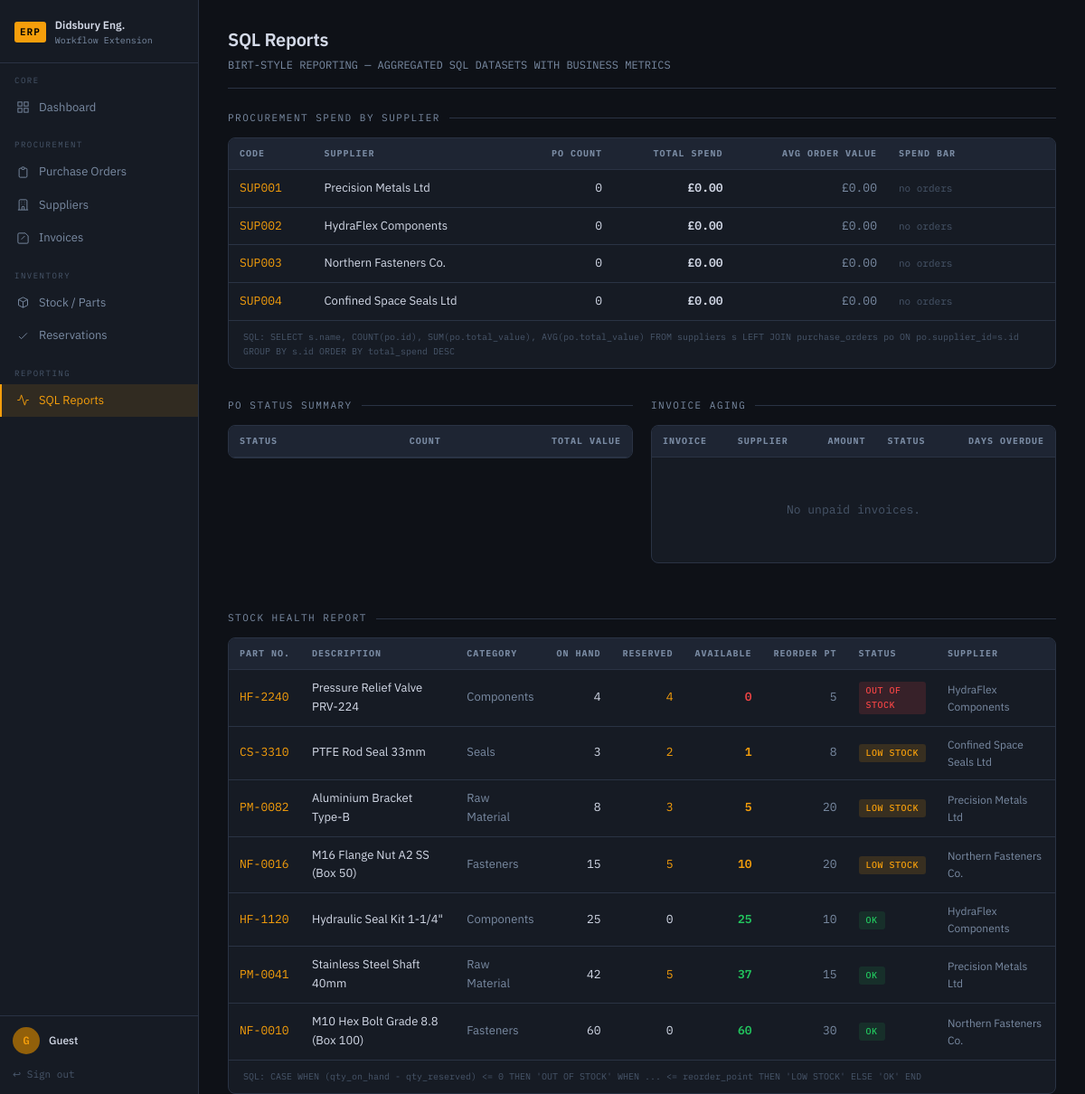
The page /reports (signed in) on the database its author committed.
### tables this page shows
CREATE TABLE suppliers (
    id          INTEGER PRIMARY KEY AUTOINCREMENT,
    code        TEXT NOT NULL UNIQUE,
    name        TEXT NOT NULL,
    contact     TEXT,
    email       TEXT,
    phone       TEXT,
    lead_days   INTEGER DEFAULT 7,
    status      TEXT DEFAULT 'ACTIVE' CHECK(status IN ('ACTIVE','SUSPENDED','PENDING')),
    created_at  TEXT DEFAULT (datetime('now'))
);

CREATE TABLE parts (
    id              INTEGER PRIMARY KEY AUTOINCREMENT,
    part_number     TEXT NOT NULL UNIQUE,
    description     TEXT NOT NULL,
    category        TEXT,
    unit_cost       REAL NOT NULL,
    qty_on_hand     INTEGER DEFAULT 0,
    qty_reserved    INTEGER DEFAULT 0,
    reorder_point   INTEGER DEFAULT 10,
    unit_of_measure TEXT DEFAULT 'EA',
    supplier_id     INTEGER REFERENCES suppliers(id)
);

### app.py (the view)
@app.route("/reports")
@login_required
def reports():
    spend_by_supplier = query(
        """SELECT s.name, s.code,
           COUNT(po.id)         as po_count,
           SUM(po.total_value)  as total_spend,
           AVG(po.total_value)  as avg_order_value
           FROM suppliers s
           LEFT JOIN purchase_orders po ON po.supplier_id = s.id AND po.status NOT IN ('DRAFT','CANCELLED')
           GROUP BY s.id ORDER BY total_spend DESC NULLS LAST"""
    )
    stock_health = query(
        """SELECT p.part_number, p.description, p.category,
           p.qty_on_hand, p.qty_reserved,
           (p.qty_on_hand - p.qty_reserved) as qty_available,
           p.reorder_point,
           CASE WHEN (p.qty_on_hand - p.qty_reserved) <= 0 THEN 'OUT OF STOCK'
                WHEN (p.qty_on_hand - p.qty_reserved) <= p.reorder_point THEN 'LOW STOCK'
                ELSE 'OK' END as stock_status,
           s.name as supplier_name
           FROM parts p LEFT JOIN suppliers s ON p.supplier_id = s.id
           ORDER BY qty_available ASC"""
    )
    po_summary = query(
        """SELECT status, COUNT(*) as count, SUM(total_value) as total_value
           FROM purchase_orders GROUP BY status ORDER BY count DESC"""
    )
    invoice_aging = query(
        """SELECT i.invoice_number, s.name as supplier_name,
           i.invoice_date, i.due_date, i.amount, i.status,
           CAST(julianday('now') - julianday(i.due_date) AS INTEGER) as days_overdue
           FROM invoices i JOIN suppliers s ON i.supplier_id=s.id
           WHERE i.status NOT IN ('PAID') ORDER BY days_overdue DESC"""
    )
    return render_template("reports.html",
                           spend_by_supplier=spend_by_supplier,
                           stock_health=stock_health,
                           po_summary=po_summary,
                           invoice_aging=invoice_aging,
                           user=current_user())

### app.py (called while the page is built)
def get_db():
    if "db" not in g:
        g.db = sqlite3.connect(DB_PATH)
        g.db.row_factory = sqlite3.Row
        g.db.execute("PRAGMA foreign_keys = ON")
    return g.db

def query(sql, params=(), one=False):
    cur = get_db().execute(sql, params)
    result = cur.fetchone() if one else cur.fetchall()
    return result

def login_required(f):
    @wraps(f)
    def decorated(*args, **kwargs):
        if "user" not in session:
            return redirect(url_for("login"))
        return f(*args, **kwargs)
    return decorated

def current_user():
    return USERS.get(session.get("user"), {})

### templates/reports.html (shortened to what this page needs)
{% extends "base.html" %}
{% block content %}
<div class="page-header"><div><h1 class="page-title">SQL Reports</h1>
<p class="page-subtitle">BIRT-STYLE REPORTING — AGGREGATED SQL DATASETS WITH BUSINESS METRICS</p></div></div>
<div class="report-section"><div class="report-title">PROCUREMENT SPEND BY SUPPLIER</div>
<div class="card"><div class="table-wrap"><table>
    <thead><tr><th>CODE</th><th>SUPPLIER</th><th class="right">PO COUNT</th><th class="right">TOTAL SPEND</th><th class="right">AVG ORDER VALUE</th><th>SPEND BAR</th></tr></thead>
    <tbody>{% set max_spend = spend_by_supplier[0].total_spend if spend_by_supplier and spend_by_supplier[0].total_spend else 1 %}
    {% for row in spend_by_supplier %}<tr>
        <td class="mono amber">{{ row.code }}</td><td>{{ row.name }}</td>
        <td class="mono right">{{ row.po_count }}</td>
        <td class="mono right bold">£{{ "%.2f"|format(row.total_spend or 0) }}</td>
        <td class="mono right dim">£{{ "%.2f"|format(row.avg_order_value or 0) }}</td>
        <td style="min-width:140px">{% if row.total_spend %}{% set pct = (row.total_spend / max_spend * 100)|int %}<div style="background:var(--surface-3);border-radius:3px;height:8px;overflow:hidden"><div style="background:var(--amber);height:100%;width:{{ pct }}%"></div></div>{% else %}<span class="faint mono" style="font-size:11px">no orders</span>{% endif %}</td>
    </tr>{% endfor %}</tbody>
</table></div>
<div style="padding:10px 16px;font-size:10px;color:var(--text-faint);font-family:var(--mono);border-top:1px solid var(--border)">SQL: SELECT s.name, COUNT(po.id), SUM(po.total_value), AVG(po.total_value) FROM suppliers s LEFT JOIN purchase_orders po ON po.supplier_id=s.id GROUP BY s.id ORDER BY total_spend DESC</div>
</div></div>
<div class="two-col">
<div class="report-section"><div class="report-title">PO STATUS SUMMARY</div>
<div class="card"><div class="table-wrap"><table>
    <thead><tr><th>STATUS</th><th class="right">COUNT</th><th class="right">TOTAL VALUE</th></tr></thead>
</table></div></div></div>
<div class="report-section"><div class="report-title">INVOICE AGING</div>
<div class="card"><div class="table-wrap"><table>
    <thead><tr><th>INVOICE</th><th>SUPPLIER</th><th class="right">AMOUNT</th><th>STATUS</th><th class="right">DAYS OVERDUE</th></tr></thead>
    <tbody>{% for inv in invoice_aging %}<tr>
        <td class="mono amber">{{ inv.invoice_number }}</td><td>{{ inv.supplier_name }}</td>
        <td class="mono right">£{{ "%.2f"|format(inv.amount) }}</td>
        <td><span class="badge {% if inv.status == 'PENDING' %}badge-pending{% elif inv.status == 'VALIDATED' %}badge-validated{% elif inv.status == 'DISPUTED' %}badge-disputed{% elif inv.status == 'APPROVED' %}badge-approved{% endif %}">{{ inv.status }}</span></td>
        <td class="mono right {% if inv.days_overdue and inv.days_overdue > 0 %}red{% else %}green{% endif %}">{% if inv.days_overdue is not none %}{% if inv.days_overdue > 0 %}+{{ inv.days_overdue }}d{% elif inv.days_overdue < 0 %}{{ inv.days_overdue }}d{% else %}Due today{% endif %}{% else %}—{% endif %}</td>
    </tr>{% else %}<tr><td colspan="5" class="empty-state">No unpaid invoices.</td></tr>{% endfor %}</tbody>
</table></div></div></div>
</div>
<div class="report-section"><div class="report-title">STOCK HEALTH REPORT</div>
<div class="card"><div class="table-wrap"><table>
    <thead><tr><th>PART NO.</th><th>DESCRIPTION</th><th>CATEGORY</th><th class="right">ON HAND</th><th class="right">RESERVED</th><th class="right">AVAILABLE</th><th class="right">REORDER PT</th><th>STATUS</th><th>SUPPLIER</th></tr></thead>
    <tbody>{% for row in stock_health %}<tr>
        <td class="mono amber">{{ row.part_number }}</td><td>{{ row.description }}</td><td class="dim">{{ row.category }}</td>
        <td class="mono right">{{ row.qty_on_hand }}</td>
        <td class="mono right {% if row.qty_reserved > 0 %}amber{% endif %}">{{ row.qty_reserved }}</td>
        <td class="mono right bold {% if row.qty_available <= 0 %}red{% elif row.qty_available <= row.reorder_point %}amber{% else %}green{% endif %}">{{ row.qty_available }}</td>
        <td class="mono right dim">{{ row.reorder_point }}</td>
        <td><span class="badge {% if row.stock_status == 'OK' %}badge-ok{% elif row.stock_status == 'LOW STOCK' %}badge-low{% else %}badge-out{% endif %}">{{ row.stock_status }}</span></td>
        <td class="dim" style="font-size:12px">{{ row.supplier_name or '—' }}</td>
    </tr>{% endfor %}</tbody>
</table></div>
<div style="padding:10px 16px;font-size:10px;color:var(--text-faint);font-family:var(--mono);border-top:1px solid var(--border)">SQL: CASE WHEN (qty_on_hand - qty_reserved) &lt;= 0 THEN 'OUT OF STOCK' WHEN ... &lt;= reorder_point THEN 'LOW STOCK' ELSE 'OK' END</div>
</div></div>
{% endblock %}

### static/css/style.css (style rules this page uses)
:root { --bg: #0e1117; --surface: #161b24; --surface-2: #1e2533; --surface-3: #252d3d; --border: #2a3344; --border-light: #333d52; --text: #d4dae8; --text-dim: #7a8ba3; --text-faint: #48566a; --amber: #f59e0b; --amber-dim: #92600a; --amber-glow: rgba(245,158,11,.12); --green: #22c55e; --green-dim: #166534; --red: #ef4444; --red-dim: #7f1d1d; --blue: #60a5fa; --blue-dim: #1e3a5f; --orange: #fb923c; --mono: 'IBM Plex Mono', monospace; --sans: 'IBM Plex Sans', sans-serif; --radius: 4px; --radius-lg: 8px; --sidebar-w: 220px; }
* { box-sizing: border-box; margin: 0; padding: 0; }
html, body { height: 100%; background: var(--bg); color: var(--text); font-family: var(--sans); font-size: 14px; line-height: 1.6; }
body { display: flex; }
.page-header { display: flex; justify-content: space-between; align-items: flex-end; margin-bottom: 24px; padding-bottom: 16px; border-bottom: 1px solid var(--border); }
.page-title { font-size: 20px; font-weight: 600; letter-spacing: -.3px; }
.page-subtitle { font-size: 12px; color: var(--text-dim); font-family: var(--mono); margin-top: 2px; }
.table-wrap { overflow-x: auto; }
table { width: 100%; border-collapse: collapse; font-size: 13px; }
thead th { background: var(--surface-2); padding: 9px 12px; text-align: left; font-family: var(--mono); font-size: 10px; letter-spacing: 1px; color: var(--text-dim); border-bottom: 1px solid var(--border); white-space: nowrap; }
tbody tr { border-bottom: 1px solid var(--border); }
tbody tr:last-child { border-bottom: none; }
td { padding: 10px 12px; vertical-align: middle; }
.card { background: var(--surface); border: 1px solid var(--border); border-radius: var(--radius-lg); overflow: hidden; margin-bottom: 20px; }
.badge { display: inline-block; padding: 2px 8px; border-radius: 3px; font-family: var(--mono); font-size: 10px; font-weight: 500; letter-spacing: .5px; }
.badge-ok { background: rgba(34,197,94,.12); color: var(--green); }
.badge-low { background: rgba(245,158,11,.15); color: var(--amber); }
.badge-out { background: rgba(239,68,68,.15); color: var(--red); }
.report-section { margin-bottom: 32px; }
.report-title { font-family: var(--mono); font-size: 11px; letter-spacing: 1.5px; color: var(--text-dim); margin-bottom: 12px; text-transform: uppercase; display: flex; align-items: center; gap: 10px; }
.report-title::after { content: ''; flex: 1; height: 1px; background: var(--border); }
.mono { font-family: var(--mono); }
.dim { color: var(--text-dim); }
.faint { color: var(--text-faint); }
.green { color: var(--green); }
.red { color: var(--red); }
.amber { color: var(--amber); }
.right { text-align: right; }
.bold { font-weight: 600; }
.two-col { display: grid; grid-template-columns: 1fr 1fr; gap: 20px; }
.empty-state { text-align: center; padding: 48px 24px; color: var(--text-faint); font-family: var(--mono); font-size: 13px; }

### rows shown on the page
suppliers: code "SUP001", name "Precision Metals Ltd", po_count "0", total_spend "0.00", avg_order_value "0.00"
suppliers: code "SUP002", name "HydraFlex Components", po_count "0", total_spend "0.00", avg_order_value "0.00"
suppliers: code "SUP003", name "Northern Fasteners Co.", po_count "0", total_spend "0.00", avg_order_value "0.00"
suppliers: code "SUP004", name "Confined Space Seals Ltd", po_count "0", total_spend "0.00", avg_order_value "0.00"
parts: part_number "HF-2240", description "Pressure Relief Valve PRV-224", category "Components", qty_on_hand "4", qty_reserved "4", qty_available "0", reorder_point "5", stock_status "OUT OF STOCK", name "HydraFlex Components"
parts: part_number "CS-3310", description "PTFE Rod Seal 33mm", category "Seals", qty_on_hand "3", qty_reserved "2", qty_available "1", reorder_point "8", stock_status "LOW STOCK", name "Confined Space Seals Ltd"
parts: part_number "PM-0082", description "Aluminium Bracket Type-B", category "Raw Material", qty_on_hand "8", qty_reserved "3", qty_available "5", reorder_point "20", stock_status "LOW STOCK", name "Precision Metals Ltd"
parts: part_number "NF-0016", description "M16 Flange Nut A2 SS (Box 50)", category "Fasteners", qty_on_hand "15", qty_reserved "5", qty_available "10", reorder_point "20", stock_status "LOW STOCK", name "Northern Fasteners Co."
parts: part_number "HF-1120", description "Hydraulic Seal Kit 1-1/4\"", category "Components", qty_on_hand "25", qty_reserved "0", qty_available "25", reorder_point "10", stock_status "OK", name "HydraFlex Components"
parts: part_number "PM-0041", description "Stainless Steel Shaft 40mm", category "Raw Material", qty_on_hand "42", qty_reserved "5", qty_available "37", reorder_point "15", stock_status "OK", name "Precision Metals Ltd"
parts: part_number "NF-0010", description "M10 Hex Bolt Grade 8.8 (Box 100)", category "Fasteners", qty_on_hand "60", qty_reserved "0", qty_available "60", reorder_point "30", stock_status "OK", name "Northern Fasteners Co."

### other values the page prints
{{ user.name[0] if user else 'G' }} "G"
{{ user.name if user else 'Guest' }} "Guest"
